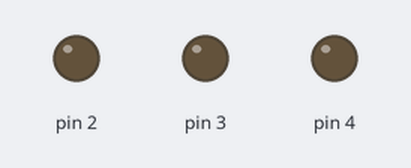
A sketch run on a simulated Arduino Uno, built with avr-gcc and run on an emulated ATmega328P. Parts: output pins drawn as LEDs (lit = HIGH).

Above: at 0.2 s.
At 0.7 s:
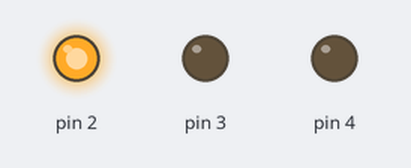
At 1.2 s:
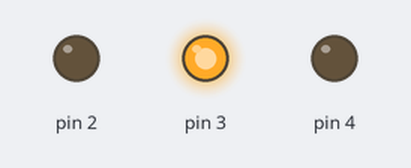
At 2.7 s:
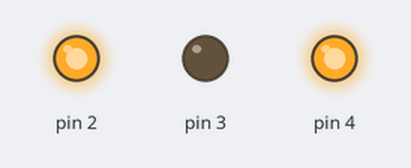
At 3.7 s:
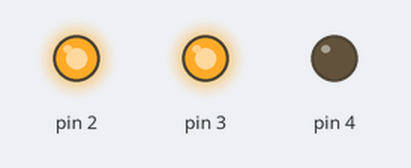
At 5.7 s:
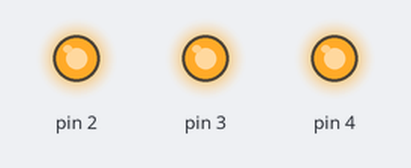
Timing chart, 0 to 6.9 s (numbered marks = the images above):
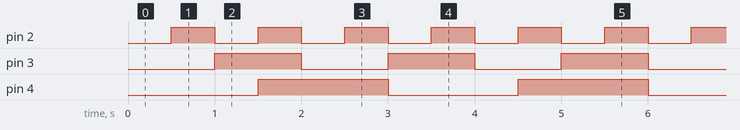

Measured:
- by itself, pin 2: alternates HIGH for 0.50 s and LOW for 0.50 s
- by itself, pin 3: alternates HIGH for 1.0 s and LOW for 1.0 s
- by itself, pin 4: alternates HIGH for 1.5 s and LOW for 1.5 s

The sketch:

code.ino
```cpp
unsigned long prev1 = 0;
unsigned long prev2 = 0;
unsigned long prev3 = 0;

bool state1 = LOW;
bool state2 = LOW;
bool state3 = LOW;

void setup() {
  pinMode(2, OUTPUT);
  pinMode(3, OUTPUT);
  pinMode(4, OUTPUT);
}

void loop() {
  unsigned long current = millis();

  if (current - prev1 >= 500) {
    prev1 = current;
    state1 = !state1;
    digitalWrite(2, state1);
  }

  if (current - prev2 >= 1000) {
    prev2 = current;
    state2 = !state2;
    digitalWrite(3, state2);
  }

  if (current - prev3 >= 1500) {
    prev3 = current;
    state3 = !state3;
    digitalWrite(4, state3);
  }
}
```
